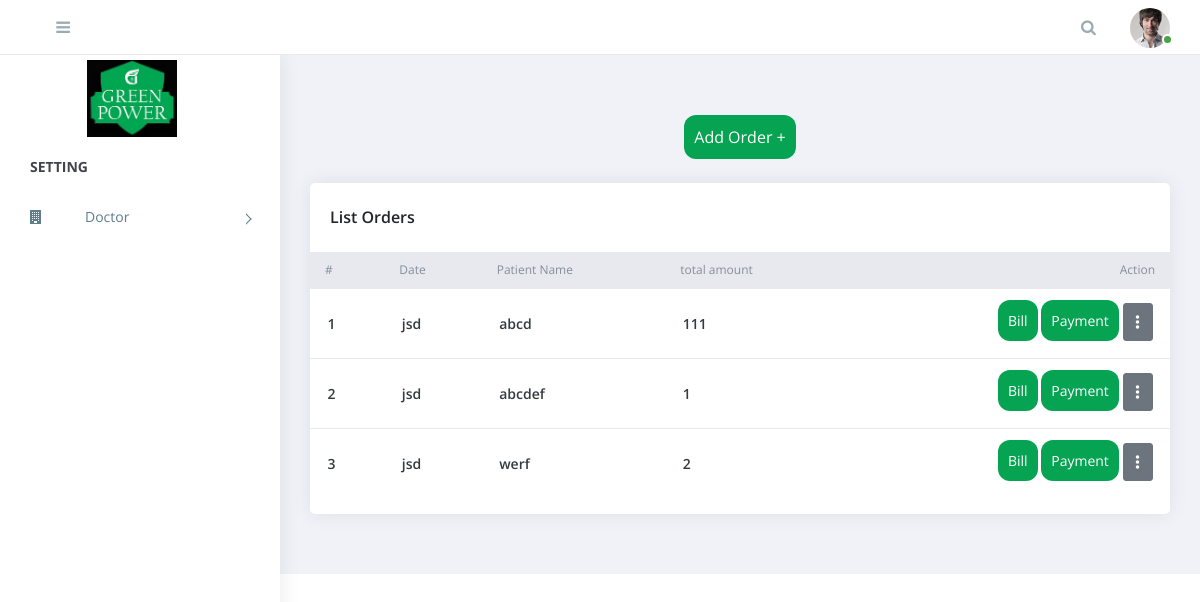
Screenshot of /main/list-order/1 (signed in) with the database file from the repository.
### main/models.py (models this page shows)
class order(models.Model):
    doctor = models.ForeignKey(doctor, on_delete=models.CASCADE)
    date_time = models.DateField(auto_now=True, blank = True, null = True)
    patient_name = models.CharField(max_length=225)
    total_amount = models.IntegerField()

### main/views.py (the view)
# urls.py: path('list-order/<doctor_id>', list_bill, name='list_bill'),
@login_required(login_url='login')
def list_bill(request, doctor_id):
    instance = doctor.objects.get(id=doctor_id)
    data = order.objects.filter(doctor = instance)
    context = {
        'data' : data,
        'instance' : instance
    }
    return render(request, 'main/list_bill.html', context)

### templates/main/list_bill.html (shortened to what this page needs)
{% extends 'base/base.html' %}
{% block content %}
<div style="justify-content: center;display: flex;align-items: center;">
    <a href="{% url 'add_bill' instance.id %}"> <button id="payment-button" style="background-color: #40a94b; border: #40a94b;  padding: 10px;border-radius: 12px;" type="button" class="btn-info ">
          <span id="payment-button-amount">Add Order  +</span>
      </button> </a>
 </div><br>
<div class="row">
    <div class="col-xl-12">
        <div class="card">
            <div class="card-body">
                <h4 class="box-title"> List Orders</h4>
            </div>
            <div class="card-body--">
                <div class="table-stats order-table ov-h">
                    <table class="table ">
                        <thead>
                            <tr>
                                <th class="serial">#</th>
                                <th>Date</th>
                                <th>Patient Name</th>
                                <th>total amount</th>
                                <th>Action</th>
                            </tr>
                        </thead>
                        <tbody>
                            {% if data %}
                            {% for i in data %}
                            <tr>
                                <td class="serial">{{ forloop.counter }}</td>
                                <td>jsd</td>
                                <td>{{ i.patient_name }}</td>
                                <td>{{ i.total_amount }}</td>
                                <td>
                                    <a href="{% url 'generate_bill' i.id %}"> <button id="payment-button"  style="background-color: #40a94b; border: #40a94b;  padding: 10px;border-radius: 12px;" type="submit" class="btn-info ">
                                         <span id="payment-button-amount">Bill</span>
                                     </button>  </a>
                                    <a href="{% url 'list_payment' i.id %}"> <button id="payment-button"  style="background-color: #40a94b; border: #40a94b;  padding: 10px;border-radius: 12px;" type="submit" class="btn-info ">
                                         <span id="payment-button-amount">Payment</span>
                                     </button>  </a>
                                     <button class="btn btn-secondary rounded-pill" type="button" id="dropdownMenuButton" data-toggle="dropdown" aria-haspopup="true" aria-expanded="false">
                                        <i class="fa-solid fa-ellipsis-vertical"></i>
                                    </button>
                                 </td>
                            </tr>
                            {% endfor %}
                            {% else %}
                                <tr><td>No Product Data</td></tr>
                            {% endif %}
                        </tbody>
                    </table>
                </div>
            </div>
        </div>
    </div>
</div>
{% endblock content %}

### templates/base/base.html (shortened to what this page needs)
<!doctype html>
 <html class="no-js" lang="">
{% load static %}
<head>
    <link rel="stylesheet" href="https://cdnjs.cloudflare.com/ajax/libs/font-awesome/6.1.1/css/all.min.css" />
    <link rel="stylesheet" href="https://cdn.jsdelivr.net/npm/normalize.css@8.0.0/normalize.min.css">
    <link rel="stylesheet" href="https://cdn.jsdelivr.net/npm/bootstrap@4.1.3/dist/css/bootstrap.min.css">
    <link rel="stylesheet" href="https://cdn.jsdelivr.net/npm/font-awesome@4.7.0/css/font-awesome.min.css">
    <link rel="stylesheet" href="https://cdn.jsdelivr.net/gh/lykmapipo/themify-icons@0.1.2/css/themify-icons.css">
    <link rel="stylesheet" href="https://cdn.jsdelivr.net/npm/pixeden-stroke-7-icon@1.2.3/pe-icon-7-stroke/dist/pe-icon-7-stroke.min.css">
    <link rel="stylesheet" href="https://cdnjs.cloudflare.com/ajax/libs/flag-icon-css/3.2.0/css/flag-icon.min.css">
    <link rel="stylesheet" href="{% static 'assets/css/cs-skin-elastic.css' %}">
    <link rel="stylesheet" href="{% static 'assets/css/style.css' %}">
    <link href="https://cdn.jsdelivr.net/npm/chartist@0.11.0/dist/chartist.min.css" rel="stylesheet">
    <link href="https://cdn.jsdelivr.net/npm/jqvmap@1.5.1/dist/jqvmap.min.css" rel="stylesheet">
<link href="https://cdn.jsdelivr.net/npm/select2@4.1.0-beta.1/dist/css/select2.min.css" rel="stylesheet" />
    <link href="https://cdn.jsdelivr.net/npm/weathericons@2.1.0/css/weather-icons.css" rel="stylesheet" />
    <link href="https://cdn.jsdelivr.net/npm/fullcalendar@3.9.0/dist/fullcalendar.min.css" rel="stylesheet" />
</head>
<body>
    {% include 'base/sidebar.html' %}
    <div id="right-panel" class="right-panel">
        {% include 'base/navbar.html' %}
        <div class="content">
            <div class="animated fadeIn">
                {% block content %}
                {% endblock content %}
            </div>
        </div>
    </div>
</body>
</html>

### templates/base/sidebar.html (shortened to what this page needs)
<aside id="left-panel" class="left-panel">
    <div class="text-center">
    <a class="navbar-brand" href="./"><img src="/static/images/logo_1.png" alt="Logo" style="
        height: 77px;
    "></a>
    </div>
    <nav class="navbar navbar-expand-sm navbar-default">
        <div id="main-menu" class="main-menu collapse navbar-collapse">
            <ul class="nav navbar-nav">
                {% if user.is_superuser %}
                <li class="menu-title">Setting</li>
                    <li class="menu-item-has-children dropdown">
                        <a href="#" class="dropdown-toggle" data-toggle="dropdown" aria-haspopup="true" aria-expanded="false"> <i class="menu-icon fa fa-building"></i>Doctor</a>
                    </li>
                {% endif %}
            </ul>
        </div>
    </nav>
</aside>

### templates/base/navbar.html (shortened to what this page needs)
{% load static %}
<header id="header" class="header">
    <div class="top-left">
        <div class="navbar-header">
            <a id="menuToggle" class="menutoggle"><i class="fa fa-bars"></i></a>
        </div>
    </div>
    <div class="top-right">
        <div class="header-menu">
            <div class="header-left">
                <button class="search-trigger"><i class="fa fa-search"></i></button>
            </div>
            <div class="user-area dropdown float-right">
                <a href="#" class="dropdown-toggle active" data-toggle="dropdown" aria-haspopup="true" aria-expanded="false">
                    <img class="user-avatar rounded-circle" src="{% static 'images/admin.jpg' %}" alt="User Avatar">
                </a>
            </div>
        </div>
    </div>
</header>

### templates/base/base.html (style rules this page uses)
.btn-info { background-color: #05a352 !important; }

### rows the page displays
order: patient_name "abcd", total_amount "111"
order: patient_name "abcdef", total_amount "1"
order: patient_name "werf", total_amount "2"
